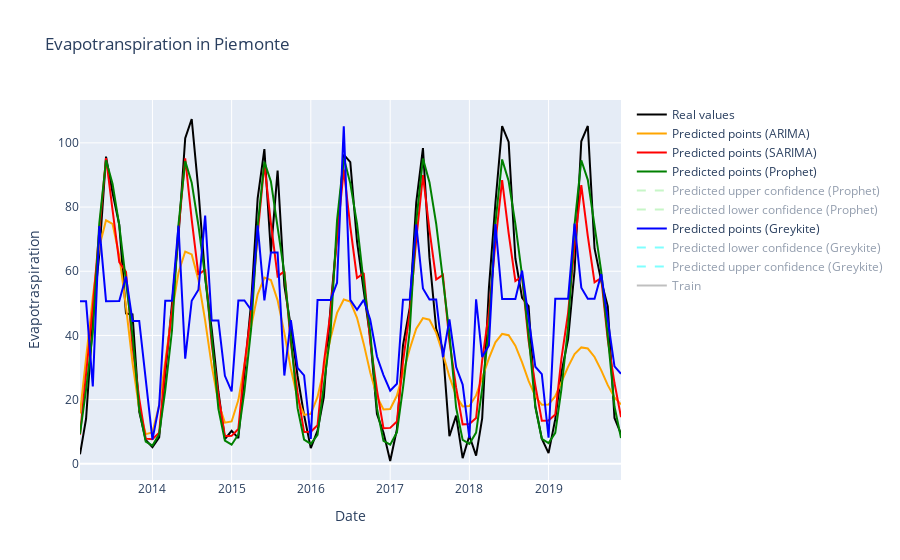
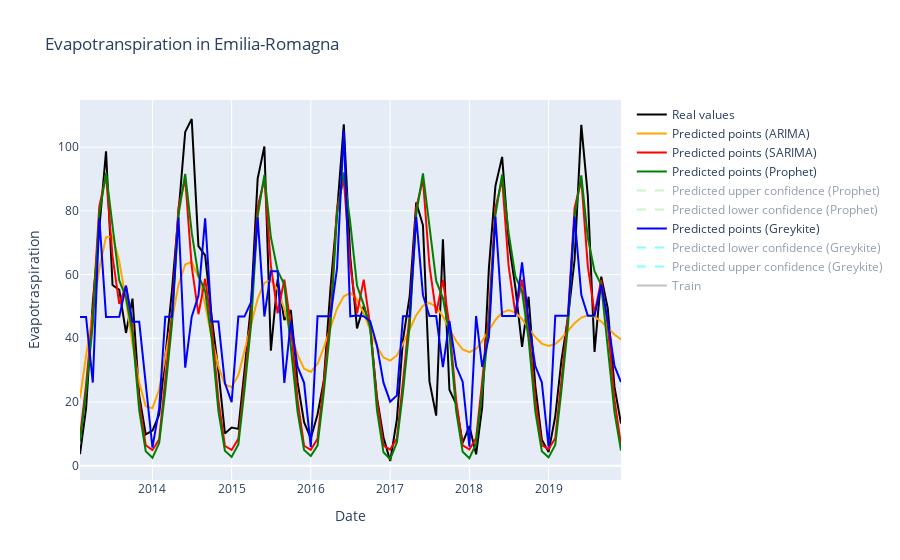
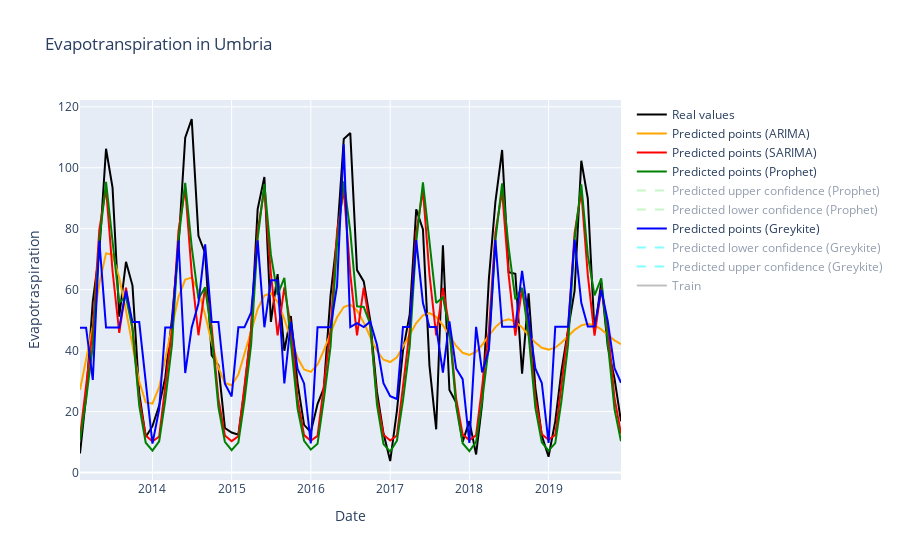
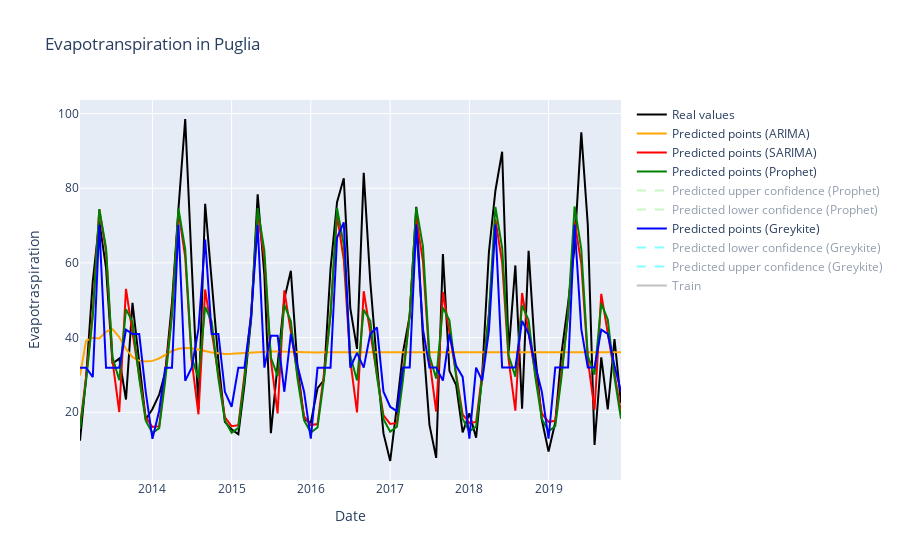

Notebook code for these charts, in order:
### Markdown cell above
### Evapotranspiration

### Code cell
errors_ae = pd.DataFrame(columns=["region","error_ARIMA", "error_SARIMA", "error_Prophet", "error_Greykite"])

for region in regions:
    temp = model_estimation(ae, region, True, True, True, True)
    errors_ae = errors_ae.append(temp)
